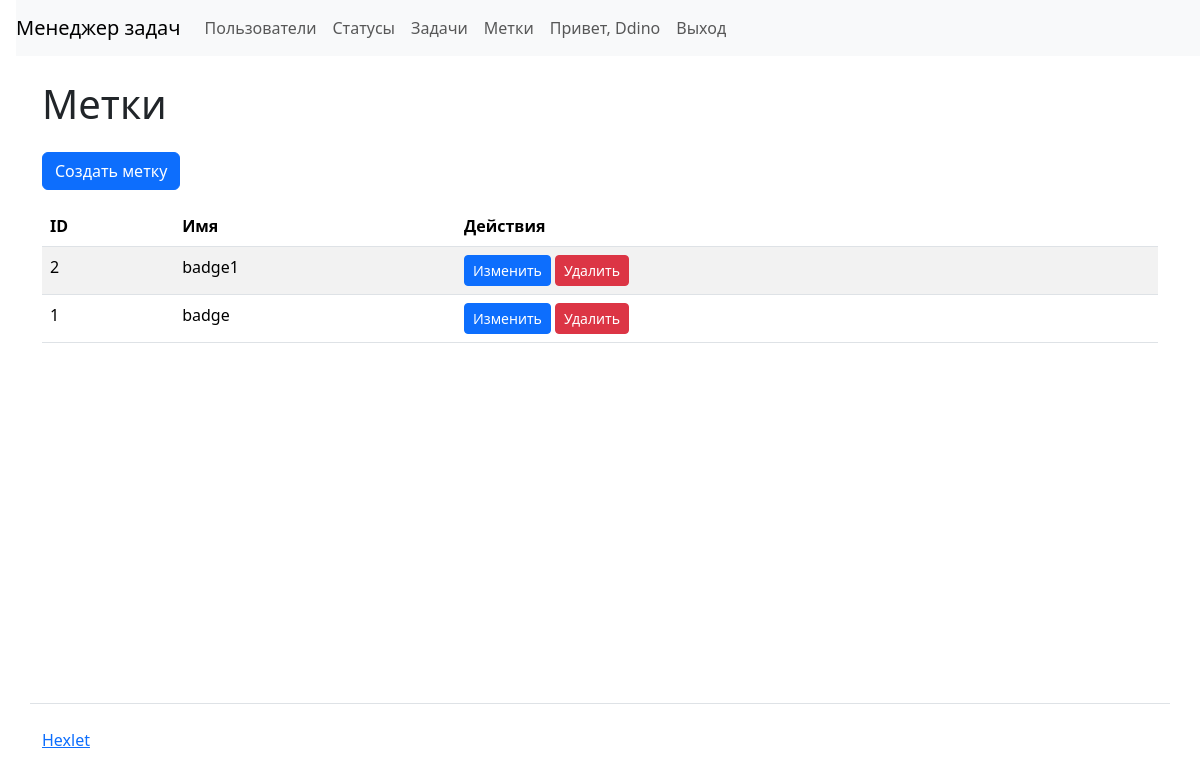
The page /labels/ (signed in) on the database as committed earlier.
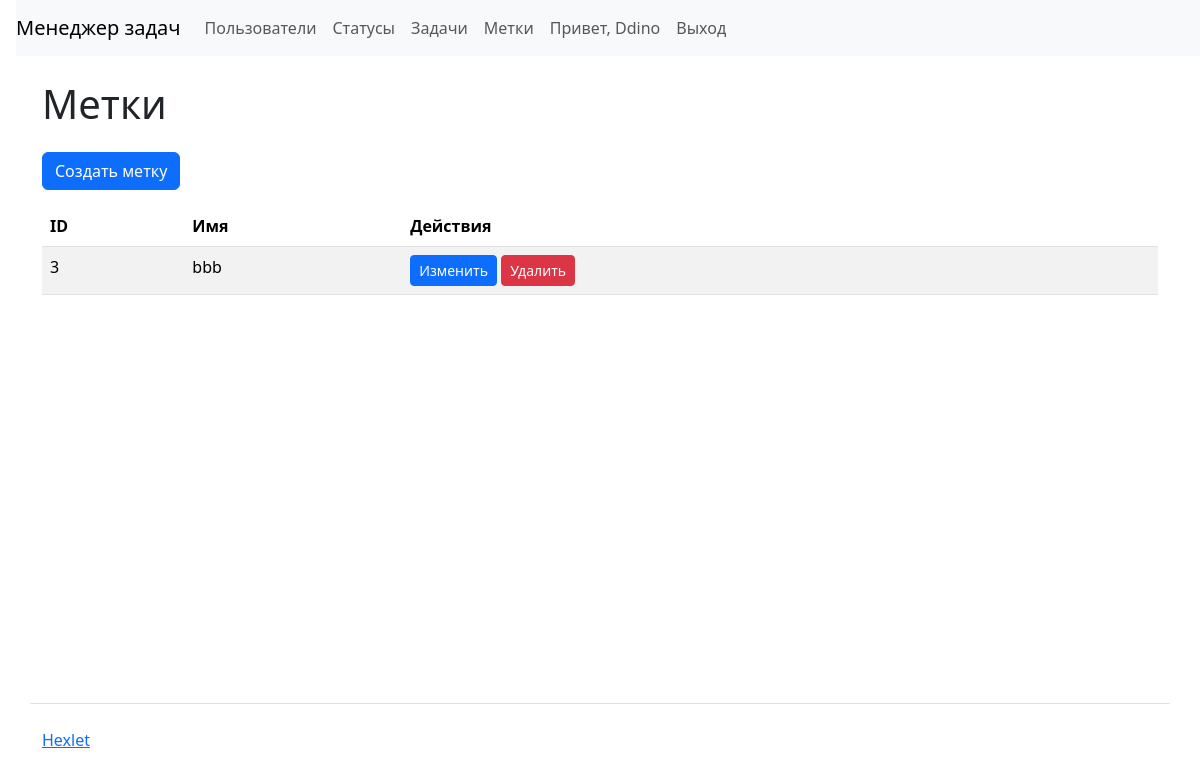
The same page on the database as committed later.
### task_manager/labels/models.py (models this page shows, shortened)
class Label(models.Model):
    name = models.CharField(max_length=50, unique=True, verbose_name='Название')
    created_at = models.DateTimeField(default=timezone.now, verbose_name='Дата создания')
    class Meta:
        verbose_name = 'Метка'
        verbose_name_plural = 'Метки'

### task_manager/labels/views.py (the view)
# urls.py: path('', LabelListView.as_view(), name='label_list'),
class LabelListView(LoginRequiredMixin, ListView):
    model = Label
    template_name = 'labels/label_list.html'
    context_object_name = 'labels'
    ordering = ['-created_at']

### task_manager/templates/labels/label_list.html
{% extends "base.html" %}
{% block content %}
<h1 class="my-4">Метки</h1>
{% if user.is_authenticated %}
    <a class="btn btn-primary mb-3" href="{% url 'label_create' %}">Создать метку</a>
{% endif %}
<table class="table table-striped">
    <thead>
        <tr>
            <th>ID</th>
            <th>Имя</th>
            {% if user.is_authenticated %}
            <th>Действия</th>
            {% endif %}
        </tr>
    </thead>
    <tbody>
        {% for label in labels %}
        <tr>
            <td>{{ label.id }}</td>
            <td>{{ label.name }}</td>
            {% if user.is_authenticated %}
            <td>
                <a href="{% url 'label_update' label.id %}" class="btn btn-sm btn-primary">Изменить</a>
                <a href="{% url 'label_delete' label.id %}" class="btn btn-sm btn-danger">Удалить</a>
            </td>
            {% endif %}
        </tr>
        {% empty %}
        <tr>
            <td colspan="{% if user.is_authenticated %}3{% else %}2{% endif %}" class="text-center">
                Метки не найдены
            </td>
        </tr>
        {% endfor %}
    </tbody>
</table>
{% endblock %}

Rows that differ between the two databases and show on the page:
removed Label: id "2", name "badge1"
removed Label: id "1", name "badge"
added Label: id "3", name "bbb"
